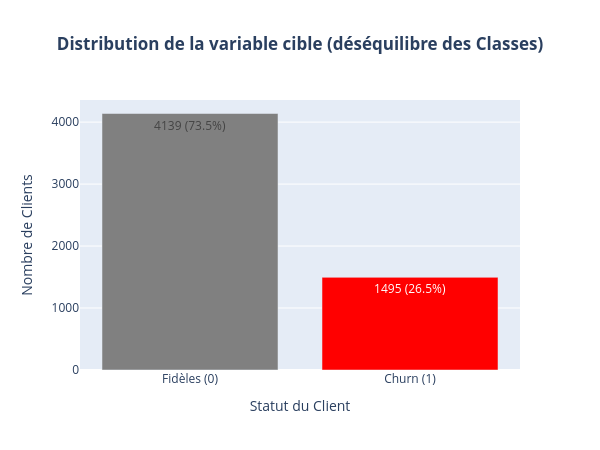

Source (notebook cell):
### Code cell
# Calcul des proportions
counts = y_train.value_counts()
proportions = y_train.value_counts(normalize=True) * 100

# Création du graphique en barres
fig = px.bar(
    x=['Fidèles (0)', 'Churn (1)'],
    y=counts.values,
    text=[f"{v} ({p:.1f}%)" for v, p in zip(counts.values, proportions.values)],
    title="<b>Distribution de la variable cible (déséquilibre des Classes)</b>",
    labels={'x': 'Statut du Client', 'y': 'Nombre de Clients'},
    color=['Fidèles (0)', 'Churn (1)'],
    color_discrete_map={'Fidèles (0)': 'gray', 'Churn (1)': 'red'} # Le rouge attire l'attention sur le Churn
)

# Mise en page
fig.update_traces(textposition='inside')
fig.update_layout(title_x=0.5, width=600, height=450, showlegend=False)
fig.write_image(f"../reports/figures/Distribution_variable_cible.png", scale=3)
fig.show()

### Figure 1 — Plotly figure (JSON) as saved in the notebook; plotly's stock layout.template omitted (floating-point values rounded to 4 significant figures)
{"data": [{"hovertemplate": "color=Fidèles (0)<br>Statut du Client=%{x}<br>Nombre de Clients=%{y}<br>text=%{text}<extra></extra>", "legendgroup": "Fidèles (0)", "marker": {"color": "gray", "pattern": {"shape": ""}}, "name": "Fidèles (0)", "orientation": "v", "showlegend": true, "text": ["4139 (73.5%)"], "textposition": "inside", "type": "bar", "x": ["Fidèles (0)"], "xaxis": "x", "y": [4139], "yaxis": "y"}, {"hovertemplate": "color=Churn (1)<br>Statut du Client=%{x}<br>Nombre de Clients=%{y}<br>text=%{text}<extra></extra>", "legendgroup": "Churn (1)", "marker": {"color": "red", "pattern": {"shape": ""}}, "name": "Churn (1)", "orientation": "v", "showlegend": true, "text": ["1495 (26.5%)"], "textposition": "inside", "type": "bar", "x": ["Churn (1)"], "xaxis": "x", "y": [1495], "yaxis": "y"}], "layout": {"barmode": "relative", "height": 450, "legend": {"title": {"text": "color"}, "tracegroupgap": 0}, "showlegend": false, "title": {"text": "<b>Distribution de la variable cible (déséquilibre des Classes)</b>", "x": 0.5}, "width": 600, "xaxis": {"anchor": "y", "domain": [0, 1], "title": {"text": "Statut du Client"}}, "yaxis": {"anchor": "x", "domain": [0, 1], "title": {"text": "Nombre de Clients"}}}}
